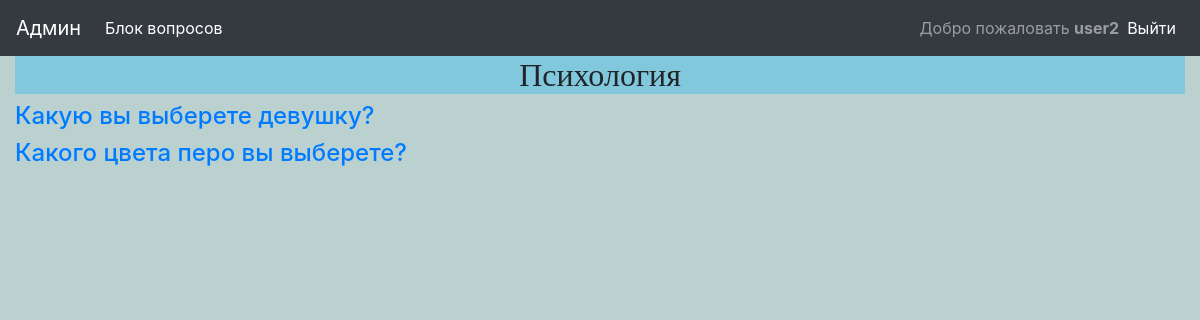
Screenshot of /question_in_block/2 (signed in) with the database file from the repository.
### questions/models.py (models this page shows, shortened)
class Block(models.Model):
	POLL = 'PL'
	TEST = 'TS'
	TYPE_BLOCK_CHOICES = [
		(POLL, 'Опросник'),
		(TEST, 'Тест'),
	]
	type_block = models.CharField("Тип тестов", max_length=2, choices=TYPE_BLOCK_CHOICES, default=TEST)
	title = models.CharField("Название", max_length=128, null=True, blank=True)
	description = tinymce_models.HTMLField("Описание", blank=True)
	question_count = models.SmallIntegerField("Question count", help_text = 'Поле не заполнять', default=0)
	is_passed = models.BooleanField("Сделать тест недоступным", default=False, help_text='Поставте галочку, для деактивации теста')
	date_begin = models.DateTimeField('Дата начала теста', default=timezone.now)
	class Meta:
		verbose_name = 'Блок тестов'
		verbose_name_plural = 'Блоки тестов'

class QuestionInBlock(models.Model):
	question = models.ForeignKey(Question, on_delete=models.CASCADE, related_name='question', null=True, verbose_name='Вопрос')
	block = models.ForeignKey(Block, on_delete=models.CASCADE, related_name='block', verbose_name='Блок')
	class Meta:
		verbose_name = 'Вопрос в блоке'
		verbose_name_plural = 'Вопросы в блоке'

class Question(models.Model):
	RADIO = 'RO'
	CHECKBOX = 'CX'
	TYPE_VARIANT_CHOICES = [
		(RADIO, 'Радиокнопка'),
		(CHECKBOX, 'Чекбокс'),
	]
	title = models.CharField("Вопрос", max_length=264, null=True, blank=True)
	image = models.ImageField("Картинка", blank=True, upload_to='media')
	type_variant = models.CharField("Выбор варианта", max_length=2, choices=TYPE_VARIANT_CHOICES, default=RADIO)
	class Meta:
		verbose_name = 'Вопрос'
		verbose_name_plural = 'Вопросы'

### questions/views.py (the view)
# urls.py: path('question_in_block/<int:block_id>', views.questioninblock, name='question_in_block'),
@login_required()
def questioninblock(request, block_id):
	user = request.user
	user_profile = UserProfile.objects.filter(user=user)
	blocks = get_object_or_404(Block, pk=block_id)
	block_count = Block.objects.all().count()
	questions_in_block = QuestionInBlock.objects.filter(block__id=blocks.id)
	context = {
		'blocks': blocks,
		'questions_in_block': questions_in_block,
	}
	for i in user_profile: # проверка на повторное прохождение теста
		for a in i.question_in_block.all():
			if a.block.id == block_id and i.question_in_block.all().count() == questions_in_block.count():
				return redirect('wrong_block')
	return render(request, 'question_in_block.html', context)

### questions/templates/question_in_block.html (shortened to what this page needs)
{% extends 'base.html' %}
{% block header %}{{ blocks.title }}{% endblock header %}
{% block content %}
{% for question in questions_in_block %}
<h4><a href="{% url 'answer' question.id %}">{{ question.question.title }}</a></h4>
{% endfor %}
{% endblock %}

### questions/templates/base.html (shortened to what this page needs)
<!DOCTYPE html>
{% load static %}
<html lang="en">
<head>
    {% block bootstrap_header %}
    <link rel="stylesheet" href='{% static "css/bootstrap.min.css" %}' />
    {% endblock bootstrap_header %}
</head>
<body style="background-color: rgb(186, 209, 208);">
    <nav class="navbar navbar-expand-lg navbar-dark bg-dark">
        <a class="navbar-brand" href="{% url 'admin:index' %}">Админ</a>
        <div class="collapse navbar-collapse" id="navbarSupportedContent">
          <ul class="navbar-nav mr-auto">
            {% if user.is_authenticated %}
            <li class="nav-item active">
              <a class="nav-link" href="{% url 'blocks' %}">Блок вопросов</a>
            </li>
            {% endif %}
          </ul>
          {% if user.is_authenticated %}
          <span class="navbar-text">Добро пожаловать <strong>{{ user.username }}</strong></span>
          {% endif %}
          <ul class="nav justify-content-end navbar-nav">
            <li class="nav-item active">
              <a class="nav-link" href="{% url 'logout' %}">Выйти</a>
            </li>
          </ul>
        </div>
      </nav>
      <div class="container-fluid">
        <div class="row">
          <div class="col-12">
            <h2 class="text-center" style="background-color: #82c8dd; font-family: 'Lobster', cursive;">{% block header %}{% endblock header %}</h2>
          </div>
        </div>
    {% block content %}
    {% endblock content %}
      </div>
</body>
</html>

### rows the page displays
Block: title "Психология"
QuestionInBlock: question "Какую вы выберете девушку?"
QuestionInBlock: question "Какого цвета перо вы выберете?"

### other values shown
{{ user.username }} "user2"
